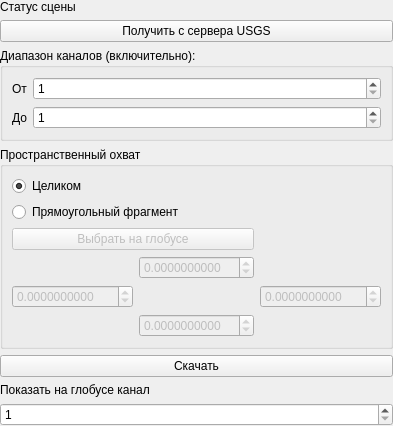
<?xml version="1.0" encoding="UTF-8"?>
<ui version="4.0">
 <class>SceneOperationsWidget</class>
 <widget class="QWidget" name="SceneOperationsWidget">
  <property name="geometry">
   <rect>
    <x>0</x>
    <y>0</y>
    <width>347</width>
    <height>387</height>
   </rect>
  </property>
  <property name="windowTitle">
   <string>Form</string>
  </property>
  <layout class="QVBoxLayout" name="verticalLayout">
   <property name="margin">
    <number>0</number>
   </property>
   <item>
    <widget class="QLabel" name="statusLabel">
     <property name="text">
      <string>Статус сцены</string>
     </property>
    </widget>
   </item>
   <item>
    <widget class="QPushButton" name="getFromUsgsButton">
     <property name="text">
      <string>Получить с сервера USGS</string>
     </property>
    </widget>
   </item>
   <item>
    <widget class="QGroupBox" name="bandsGroupBox">
     <property name="title">
      <string>Диапазон каналов (включительно):</string>
     </property>
     <layout class="QFormLayout" name="formLayout">
      <item row="0" column="0">
       <widget class="QLabel" name="label">
        <property name="text">
         <string>От</string>
        </property>
       </widget>
      </item>
      <item row="0" column="1">
       <widget class="QSpinBox" name="fromSpinBox">
        <property name="minimum">
         <number>1</number>
        </property>
        <property name="maximum">
         <number>242</number>
        </property>
       </widget>
      </item>
      <item row="1" column="0">
       <widget class="QLabel" name="label_2">
        <property name="text">
         <string>До</string>
        </property>
       </widget>
      </item>
      <item row="1" column="1">
       <widget class="QSpinBox" name="toSpinBox">
        <property name="minimum">
         <number>1</number>
        </property>
        <property name="maximum">
         <number>242</number>
        </property>
       </widget>
      </item>
     </layout>
    </widget>
   </item>
   <item>
    <widget class="QGroupBox" name="boundsGroupBox">
     <property name="title">
      <string>Пространственный охват</string>
     </property>
     <layout class="QGridLayout" name="gridLayout">
      <item row="0" column="0" colspan="2">
       <widget class="QRadioButton" name="fullSizeRadioButton">
        <property name="text">
         <string>Целиком</string>
        </property>
        <property name="checked">
         <bool>true</bool>
        </property>
       </widget>
      </item>
      <item row="1" column="0" colspan="3">
       <widget class="QRadioButton" name="fragmentRadioButton">
        <property name="text">
         <string>Прямоугольный фрагмент</string>
        </property>
       </widget>
      </item>
      <item row="2" column="0" colspan="2">
       <widget class="QPushButton" name="selectFragmentButton">
        <property name="enabled">
         <bool>false</bool>
        </property>
        <property name="text">
         <string>Выбрать на глобусе</string>
        </property>
        <property name="checkable">
         <bool>true</bool>
        </property>
       </widget>
      </item>
      <item row="3" column="1">
       <widget class="QDoubleSpinBox" name="topSpinBox">
        <property name="enabled">
         <bool>false</bool>
        </property>
        <property name="decimals">
         <number>10</number>
        </property>
        <property name="minimum">
         <double>-90.000000000000000</double>
        </property>
        <property name="maximum">
         <double>90.000000000000000</double>
        </property>
        <property name="singleStep">
         <double>0.100000000000000</double>
        </property>
       </widget>
      </item>
      <item row="4" column="0">
       <widget class="QDoubleSpinBox" name="leftSpinBox">
        <property name="enabled">
         <bool>false</bool>
        </property>
        <property name="decimals">
         <number>10</number>
        </property>
        <property name="minimum">
         <double>-180.000000000000000</double>
        </property>
        <property name="maximum">
         <double>180.000000000000000</double>
        </property>
        <property name="singleStep">
         <double>0.100000000000000</double>
        </property>
       </widget>
      </item>
      <item row="4" column="2">
       <widget class="QDoubleSpinBox" name="rightSpinBox">
        <property name="enabled">
         <bool>false</bool>
        </property>
        <property name="decimals">
         <number>10</number>
        </property>
        <property name="minimum">
         <double>-180.000000000000000</double>
        </property>
        <property name="maximum">
         <double>180.000000000000000</double>
        </property>
        <property name="singleStep">
         <double>0.100000000000000</double>
        </property>
       </widget>
      </item>
      <item row="5" column="1">
       <widget class="QDoubleSpinBox" name="bottomSpinBox">
        <property name="enabled">
         <bool>false</bool>
        </property>
        <property name="decimals">
         <number>10</number>
        </property>
        <property name="minimum">
         <double>-90.000000000000000</double>
        </property>
        <property name="maximum">
         <double>90.000000000000000</double>
        </property>
        <property name="singleStep">
         <double>0.100000000000000</double>
        </property>
       </widget>
      </item>
     </layout>
    </widget>
   </item>
   <item>
    <widget class="QPushButton" name="downloadButton">
     <property name="text">
      <string>Скачать</string>
     </property>
    </widget>
   </item>
   <item>
    <widget class="QLabel" name="label_3">
     <property name="text">
      <string>Показать на глобусе канал</string>
     </property>
    </widget>
   </item>
   <item>
    <widget class="QSpinBox" name="globeBandSpinBox">
     <property name="minimum">
      <number>1</number>
     </property>
     <property name="maximum">
      <number>242</number>
     </property>
    </widget>
   </item>
  </layout>
 </widget>
 <resources/>
 <connections>
  <connection>
   <sender>fragmentRadioButton</sender>
   <signal>toggled(bool)</signal>
   <receiver>selectFragmentButton</receiver>
   <slot>setEnabled(bool)</slot>
   <hints>
    <hint type="sourcelabel">
     <x>69</x>
     <y>232</y>
    </hint>
    <hint type="destinationlabel">
     <x>138</x>
     <y>255</y>
    </hint>
   </hints>
  </connection>
  <connection>
   <sender>fragmentRadioButton</sender>
   <signal>toggled(bool)</signal>
   <receiver>leftSpinBox</receiver>
   <slot>setEnabled(bool)</slot>
   <hints>
    <hint type="sourcelabel">
     <x>75</x>
     <y>239</y>
    </hint>
    <hint type="destinationlabel">
     <x>85</x>
     <y>319</y>
    </hint>
   </hints>
  </connection>
  <connection>
   <sender>fragmentRadioButton</sender>
   <signal>toggled(bool)</signal>
   <receiver>topSpinBox</receiver>
   <slot>setEnabled(bool)</slot>
   <hints>
    <hint type="sourcelabel">
     <x>61</x>
     <y>240</y>
    </hint>
    <hint type="destinationlabel">
     <x>191</x>
     <y>294</y>
    </hint>
   </hints>
  </connection>
  <connection>
   <sender>fragmentRadioButton</sender>
   <signal>toggled(bool)</signal>
   <receiver>rightSpinBox</receiver>
   <slot>setEnabled(bool)</slot>
   <hints>
    <hint type="sourcelabel">
     <x>44</x>
     <y>240</y>
    </hint>
    <hint type="destinationlabel">
     <x>358</x>
     <y>322</y>
    </hint>
   </hints>
  </connection>
  <connection>
   <sender>fragmentRadioButton</sender>
   <signal>toggled(bool)</signal>
   <receiver>bottomSpinBox</receiver>
   <slot>setEnabled(bool)</slot>
   <hints>
    <hint type="sourcelabel">
     <x>173</x>
     <y>240</y>
    </hint>
    <hint type="destinationlabel">
     <x>215</x>
     <y>348</y>
    </hint>
   </hints>
  </connection>
 </connections>
</ui>
